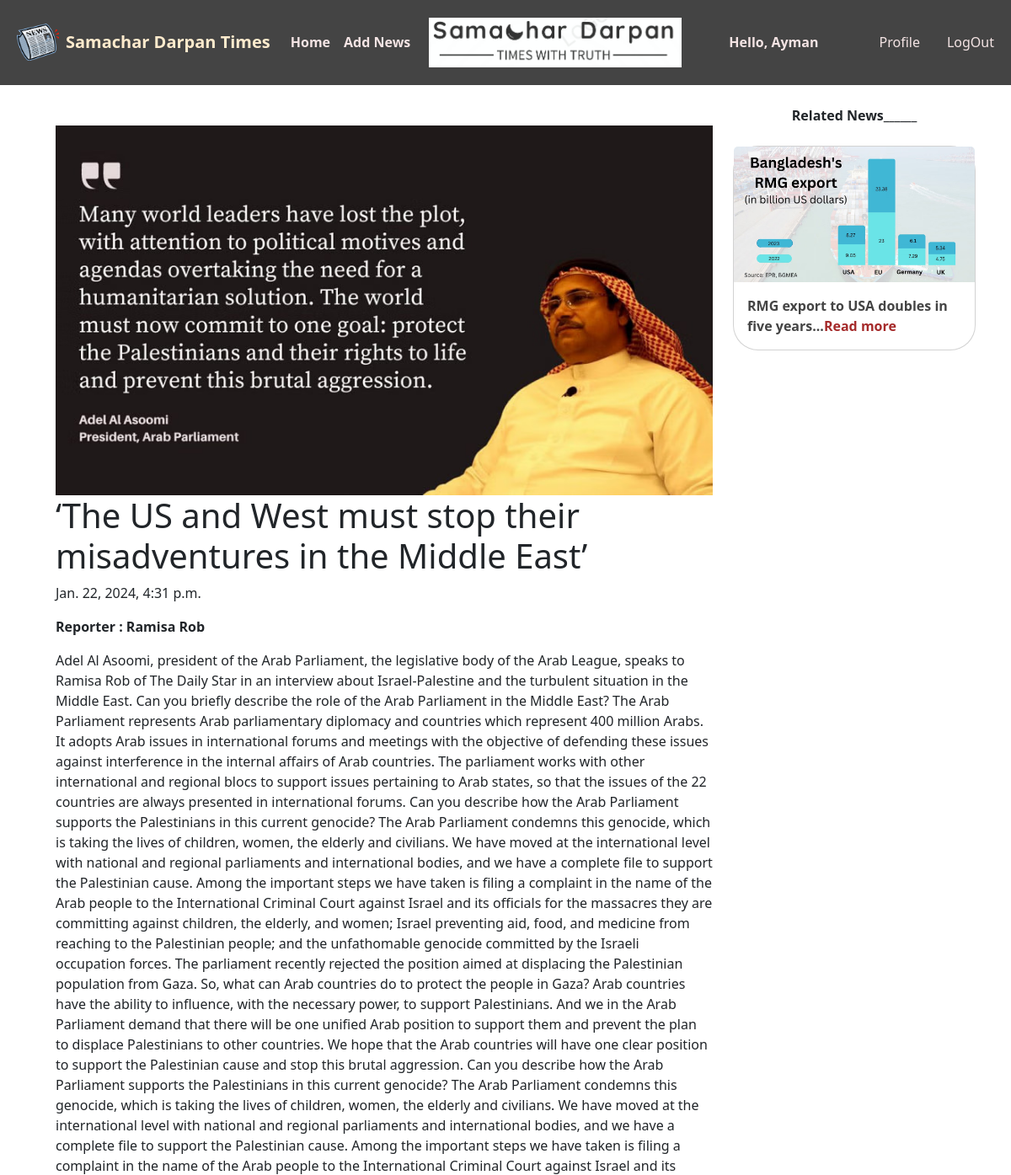
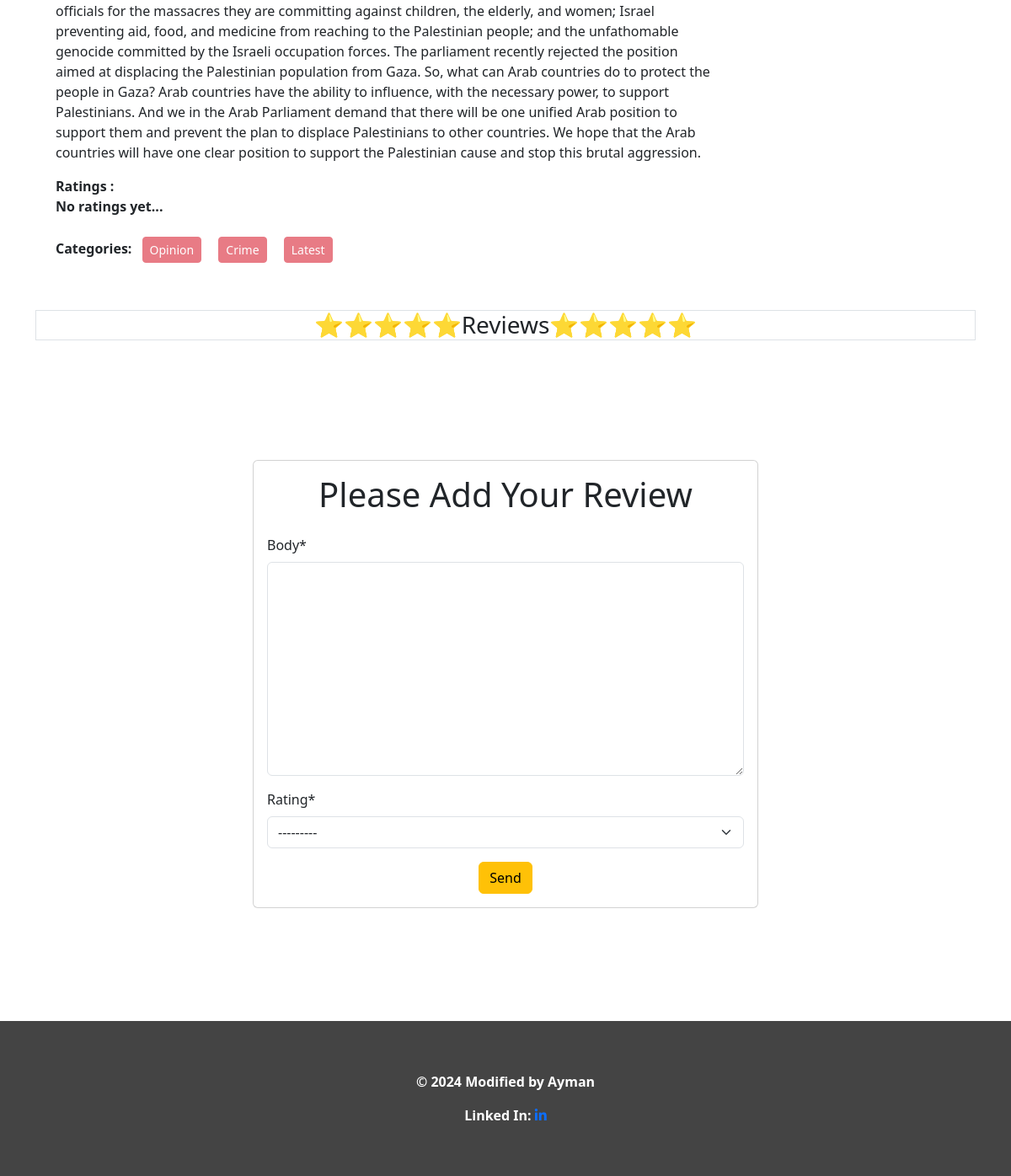
The page /samachar_darpan/detail/20/ (signed in) on the database its author committed (2 pictures, top to bottom).
### news/models.py (models this page shows, shortened)
class News(models.Model):
    title = models.CharField(max_length=100)
    content = models.TextField()
    category = models.ManyToManyField(Category)
    writter = models.CharField(max_length=200)
    image = models.ImageField(upload_to ='uploads/', blank = True, null = True)
    date = models.DateTimeField(auto_now_add=True, blank = True, null = True)

class Category(models.Model):
    name = models.CharField(max_length=200)
    slug= models.SlugField(max_length=100,null=True, blank= True,unique = True)
    def __str__(self):
        return self.name

### news/views.py (the view, shortened to what this page needs)
# urls.py: path('detail/<int:id>/',DetailPostView.as_view(), name='detail_news'),
class DetailPostView(DetailView):
    model = News
    template_name = 'detail_news.html'
    context_object_name = 'news'
    pk_url_kwarg = 'id'
    def get_context_data(self, **kwargs):
        context = super().get_context_data(**kwargs)
        news = self.get_object()
        comments = news.comments.all()
        comment_form = CommentForm()
        ratings = [comment.rating for comment in comments]
        if ratings:
            avg_rating = round(sum(ratings) / len(ratings), 2)
        else:
            avg_rating = None
        context['comments'] = comments
        context['comment_form'] = comment_form
        context['stars'] = dict(RATING_CHOICES)
        context['avg_rating'] = avg_rating
        related_articles = News.objects.filter(category__in=news.category.all()).exclude(id=news.id)[:2]
        context['related_articles'] = related_articles
        return context

### news/forms.py
class CommentForm(forms.ModelForm):
    class Meta:
        model = Comment
        fields = ['body' , 'rating']

### news/templates/detail_news.html (shortened to what this page needs)
{% extends 'base.html' %}
{% load crispy_forms_tags %}
{% load static %}
{% block content %}
<div class="container mt-4 d-flex">
    <div class="row ">
        <div class="col-md-12">
            <div class="card m-2" style="border: none;">
                <div class="card-body" style="background-color: rgb(255, 255, 255);">
                    <img class="img-fluid mx-auto d-block" src="{{ news.image.url }}" alt="">
                    <h1 class="card-title">{{ news.title }}</h1>
                    <p class="card-text">{{ news.date }}</p>
                    <p><strong class="card-title">Reporter : {{ news.writter }}</strong></p>
                    <p class="card-text">   {{ news.content }}</p>
                    <div class="d-flex">
                        <strong>Ratings :
                            {% if avg_rating %}
    {% if avg_rating|default:0 >= 1 and avg_rating|default:0 <= 1.5 %}
    <span>⭐</span>
{% endif %}
{% if avg_rating|default:0 > 1.5 and avg_rating|default:0 <= 2 %}
<span>⭐⭐</span>
{% endif %}
{% if avg_rating|default:0 > 2 and avg_rating|default:0 <= 2.5 %}
<span>⭐⭐</span>
{% endif %}
{% if avg_rating|default:0 > 2.5 and avg_rating|default:0 <= 3 %}
<span>⭐⭐⭐</span>
{% endif %}
{% if avg_rating|default:0 > 3 and avg_rating|default:0 <= 3.5 %}
<span>⭐⭐⭐</span>
{% endif %}
{% if avg_rating|default:0 > 3.5 and avg_rating|default:0 <= 4 %}
<span>⭐⭐⭐⭐</span>
{% endif %}
{% if avg_rating|default:0 > 4 and avg_rating|default:0 <= 4.5 %}
<span>⭐⭐⭐⭐</span>
{% endif %}
{% if avg_rating|default:0 > 4.5 and avg_rating|default:0 <= 5 %}
<span>⭐⭐⭐⭐⭐</span>
{% endif %}
{% else %}
    <p>No ratings yet...</p>
{% endif %}
                        </strong>
                    </div>
<strong>Categories:</strong>
{% for category in news.category.all %}
    <button class="btn btn-danger btn-sm m-2" disabled>{{ category }}</button>
{% endfor %}
                </div>
            </div>
        </div>
    </div>
    {% if related_articles %}
    <div>
        <div class="text-center">
            <strong>
                Related News______
            </strong>
        </div>
          <br>
{% for related_article in related_articles %}
<div class="card" style="width: 18rem;border-radius: 30px;">
    <img class="card-img-top" src="{{ related_article.image.url }}" alt=" img-fluid">
    <div class="card-body">
        <strong>
            <a href="{% url 'detail_news' related_article.id %}" style="text-decoration: none; color: #444444">
                {{ related_article.title }}...<strong style="color: brown;">Read more</strong>
            </a>
           </strong>
    </div>
</div>
<br>
{% endfor %}
{% endif %}
    </div>
</div>
<div class="container mt-4">
    <h3 class="text-center border">⭐⭐⭐⭐⭐Reviews⭐⭐⭐⭐⭐</h3>
</div>
{% if request.user.is_authenticated %}
    <div class="d-flex justify-content-center align-items-center vh-100">
        <div class="card" style="width: 50%;">
            <div class="card-body">
                <h1 class="card-title text-center mb-4">Please Add Your Review</h1>
                <form method="post">
                    {{ comment_form | crispy }}
                    <button type="submit" class="btn btn-warning d-block mx-auto">Send</button>
                </form>
            </div>
        </div>
    </div>
{% else %}
<div class="text-center mt-5">
    <p class="lead">You need to be logged in to give a Rating</p>
</div>
{% endif %}
{% endblock %}

### templates/base.html (shortened to what this page needs)
{% load static %}
<!DOCTYPE html>
<html lang="en">
<head>
    <link href="https://cdn.jsdelivr.net/npm/bootstrap@5.3.2/dist/css/bootstrap.min.css" rel="stylesheet">
    <link rel="stylesheet" href="https://cdnjs.cloudflare.com/ajax/libs/font-awesome/6.5.1/css/all.min.css" />
</head>
<body style="min-height: 100vh; display: flex; flex-direction: column;margin: 0;">
    <nav class="navbar navbar-expand-lg " style="background-color:#444444">
      <div class="container-fluid">
        <a class="navbar-brand m-2" href="#">
            <img src="{% static 'llogo.png' %}" alt="Logo" class="img-fluid" style="width: 50px; height: auto;">
        </a>
        <strong>
            <a class="navbar-brand" href="{% url 'home' %}" style="font-weight: 100px; color: blanchedalmond;">Samachar Darpan Times</a>
        </strong>
        <div class="collapse navbar-collapse" id="navbarSupportedContent">
            <ul class="navbar-nav me-auto mb-2 mb-lg-0">
                <strong>
                  <li class="nav-item">
                    <a class="nav-link active" aria-current="page" style="color: rgb(244, 228, 228);" href="{% url 'home' %}">Home</a>
                </li>
                </strong>
                <strong>
                {% if request.user.is_authenticated and request.user.account.is_editor %}
                <li class="nav-item">
                    <a class="nav-link active" style="color: rgb(244, 228, 228);"  aria-current="page" href="{% url 'add_post' %}">Add News</a>
                </li>
                </strong>
                {% endif %}
            </ul>
            <div class="navbar-brand m-2">
                <a href="#">
                    <img src="{% static 'logo.png' %}" alt="Logo" class="img-fluid" style="width: 300px; height: auto;">
                </a>
            </div>
            <div class="d-flex">
                <ul class="navbar-nav me-auto mb-2 mb-lg-0">
                    {% if request.user.is_authenticated %}
                    <div class="d-flex align-items-center">
                        <div class="my-auto font-weight-bold px-5" style="color: rgb(244, 228, 228);">
<strong>
  Hello, {{ request.user.first_name }}
</strong>
                        </div>
                    </div>
                    <li class="nav-item mx-3">
                        <a class="nav-link  btn btn-outline-dark" style="color: rgb(244, 228, 228);"  href="{% url 'profile' %}">Profile</a>
                    </li>
                    <li class="nav-item">
                        <a class="nav-link btn btn-outline-dark" style="color: rgb(244, 228, 228);" href="{% url 'user_logout' %}">LogOut</a>
                    </li>
                    {% endif %}
                </ul>
            </div>
        </div>
    </div>
    </nav>
<main style="flex: 1;">
    {% block content %}
    {% endblock %}
</main>
<footer class="footer text-white" style="background-color: #444444; padding: 60px 0;">
    <div class="container">
        <div class="row">
            <div class="col text-center">
                <strong>
                    <p class="text-white font-weight-bold mb-0">
                        © {% now "Y" %} Modified by Ayman
                    </p>
                </strong>
            </div>
        </div>
        <div class="row mt-3">
            <div class="col text-center">
                <strong>
                    Linked In:
                    <a href="http://www.linkedin.com/in/ayman-ilias-b94082175" target="_blank" class="mr-4">
                        <i class="fab fa-linkedin-in"></i>
                    </a>
                </strong>
            </div>
        </div>
    </div>
</footer>
</body>
</html>

### rows shown on the page
News: image (picture), title "‘The US and West must stop their misadventures in the Middle East’", date "Jan. 22, 2024, 4:31 p.m.", writter "Ramisa Rob", content "Adel Al Asoomi, president of the Arab Parliament, the legislative body of the Arab League, speaks to Ramisa Rob of The Daily Star in an interview about Israel-Palestine and the turbulent situation in the Middle East. Can you briefly describe the role of the Arab Parliament in the Middle East? The Arab Parliament represents Arab parliamentary diplomacy and countries which represent 400 million Arabs. It adopts Arab issues in international forums and meetings with the objective of defending these issues against interference in the internal affairs of Arab countries. The parliament works with other international and regional blocs to support issues pertaining to Arab states, so that the issues…"
Category: name "Opinion"
Category: name "Crime"
Category: name "Latest"
News: image (picture), title "RMG export to USA doubles in five years"

### other values the page prints
{{ request.user.first_name }} "Ayman"
